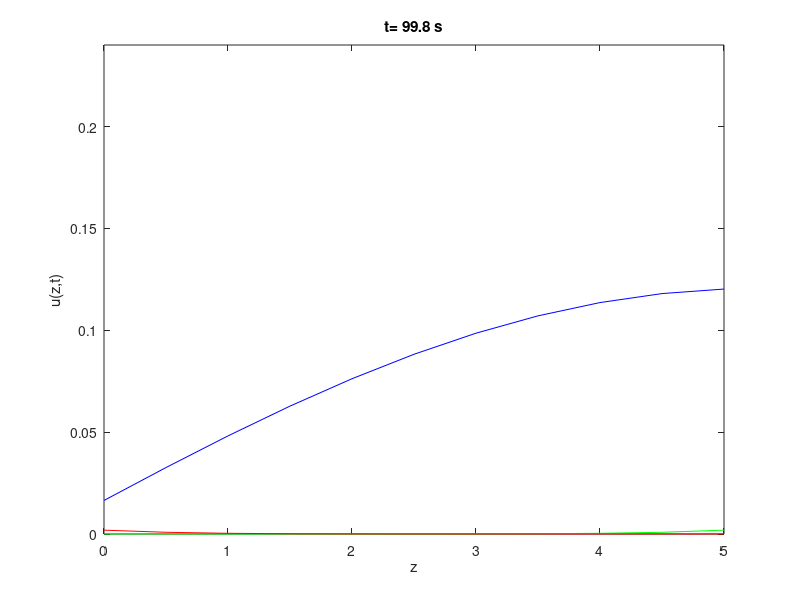

Reproduce this figure in MATLAB.
% Simple reaction-diffusion-advection simulator
% allardlab.com

show_plots = true;

% model parameters
L = 5; % Length of domain, um
tmax = 100; % Total simulation time, s

D = 0.1; % Diffusion coefficient, um^2/s
v = 0.1; % Advection velocity, um/s

% numerical parameters
dz = 0.5; % Spatial step size, um

%%% ----------------------------- %%% 
% numerical timestep
dt = 0.1*min( [dz^2/D, dz/v] );

nz = ceil(L/dz)+1;

z_axis = 0:dz:L;

ntmax = round(tmax/dt);

% Diffusion matrix
D_matrix = ( -2*diag(ones(1,nz)) + diag(ones(1,nz-1),+1)+ diag(ones(1,nz-1),-1) );

% Boundary conditions for diffusion
% periodic BCs for now. 
% D_matrix(1,end) = -sum(D_matrix(:,end));
% D_matrix(end, 1) = -sum(D_matrix(:,1));

% no flux at top
D_matrix(end, end) = -1;
% zero "Dirichlet" at bottom (this is the default)

D_matrix = D_matrix*D/(dz^2);

% Advection matrix
v_down = v/dz*( -1*diag(ones(1,nz),0) + diag(ones(nz-1,1),+1) );
v_up     = v/dz*( -1*diag(ones(1,nz),0) + diag(ones(nz-1,1),-1) );

% Boundary conditions for advection
% implicitly, they are both zero ("Dirichlet") at the top and bottom

if false % inspect the diffusion and advection matrices, just for troubleshooting purposes
    figure(62); clf;
    subplot(1,3,1);
    spy(D_matrix);
    display(["Do any columns of this matrix sum to 1?" any(sum(D_matrix))])
    subplot(1,3,2);
    spy(v_up);
    display(["Do any columns of this matrix sum to 1?" any(sum(v_up))])
    subplot(1,3,3);
    spy(v_down);
    display(["Do any columns of this matrix sum to 1?" any(sum(v_down))])
end


% initial conditions
u_D = 1/L*ones(nz,1); % uniform distribution (total integral is unity)
u_v_up = 1/L*ones(nz,1); % uniform distribution (total integral is unity)
u_v_down = 1/L*ones(nz,1); % uniform distribution (total integral is unity)

nt = 0;
while nt < ntmax

    % Update the solution
    u_D = u_D + dt * ( D_matrix * u_D ); % forward-Euler. Can change this to backward-Euler for speed
    u_v_up = u_v_up + dt * ( v_up * u_v_up  );
    u_v_down = u_v_down + dt * (  v_down * u_v_down );

    % Currently, there are no reactions between the 3 states.

    if show_plots
        figure(1); clf; hold on; box on;
        plot(z_axis, u_D, 'b');
        plot(z_axis, u_v_up, 'g');
        plot(z_axis, u_v_down, 'r');

        title(['t= ' num2str(nt*dt, '%.1f') ' s']);
        xlabel('z');
        ylabel('u(z,t)');
        set(gca,'ylim', 1.2*[0,1/L], 'xlim', [0, L]);

    end

    nt = nt + 1;

end % finished time loop